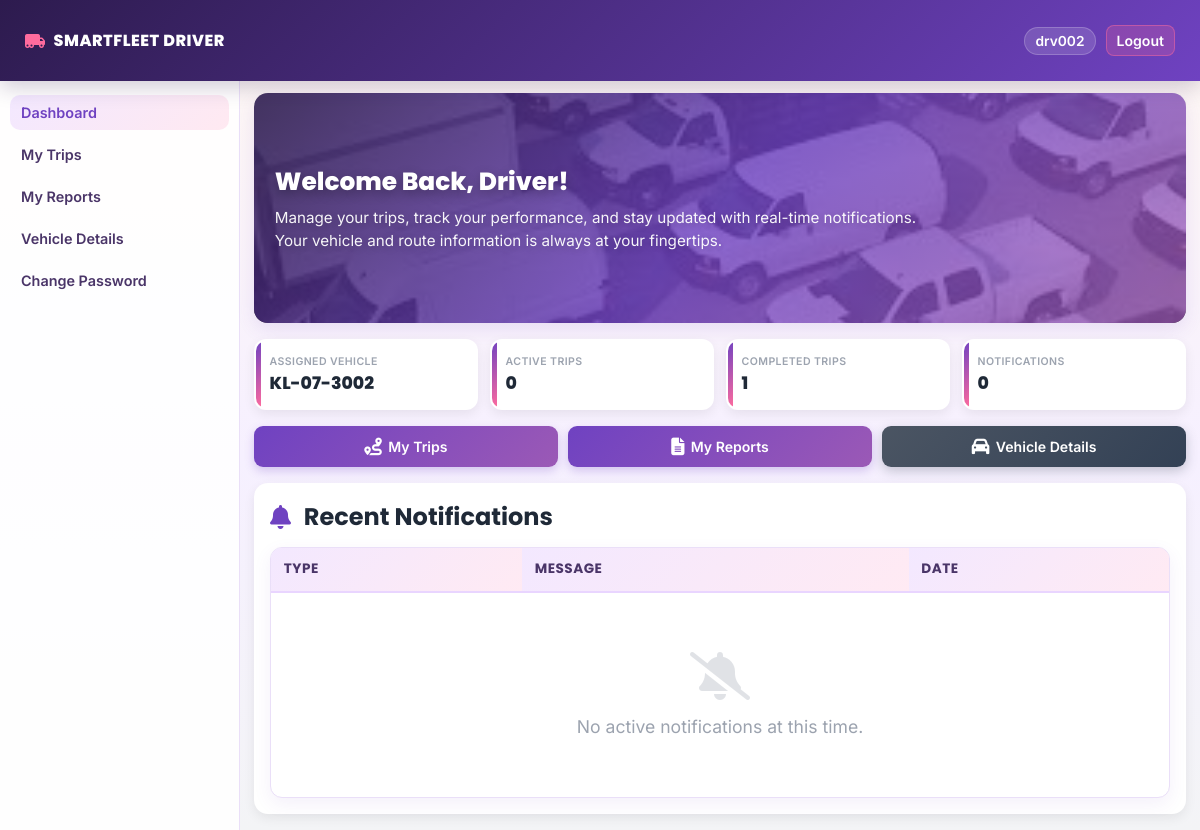
The page /driver/home/ (signed in) on the database as committed earlier.
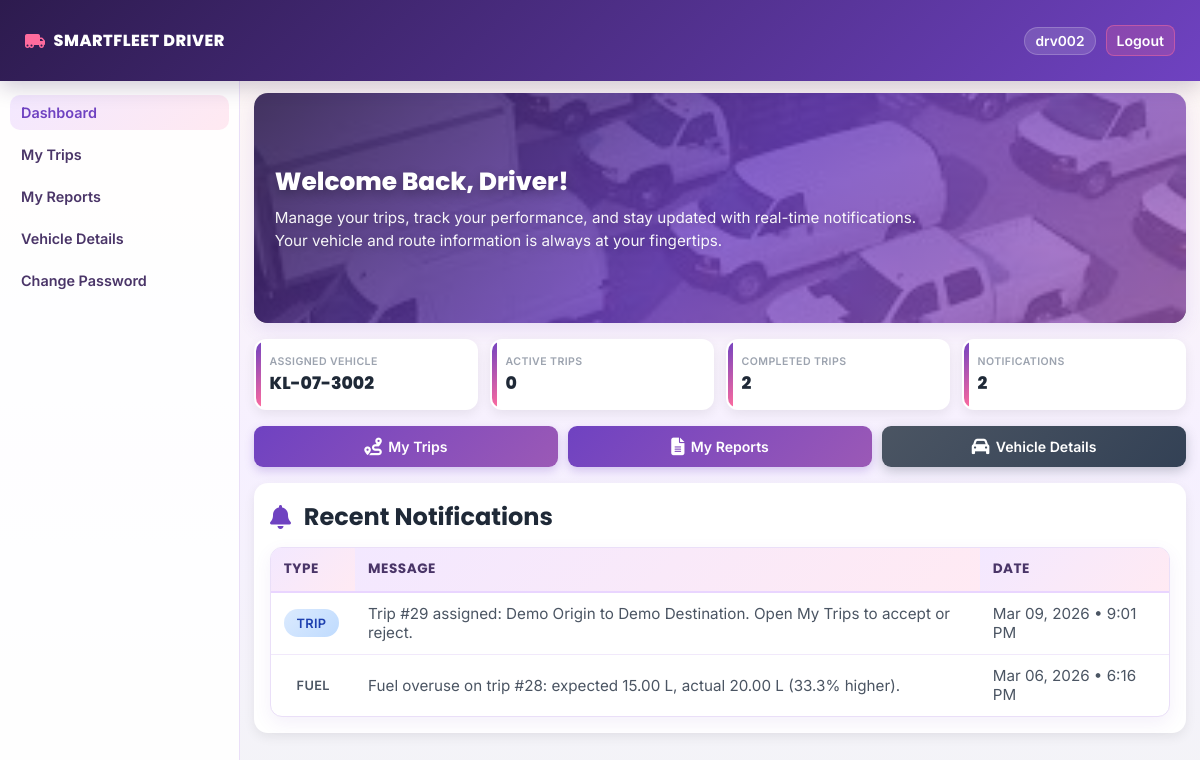
The same page on the database as committed later.
### s_fleet/models.py (models this page shows, shortened)
class Registration(models.Model):
    password = models.CharField(max_length=200, null=True)
    user_role = models.CharField(max_length=200, null=True)
    user = models.OneToOneField(User, on_delete=models.CASCADE, null=True)

class Vehicle(models.Model):
    STATUS_AVAILABLE = "available"
    STATUS_ASSIGNED = "assigned"
    STATUS_IN_TRIP = "in_trip"
    STATUS_MAINTENANCE = "maintenance"
    STATUS_MAINT_REQUIRED = "maintenance_required"
    STATUS_CHOICES = [
        (STATUS_AVAILABLE, "Available"),
        (STATUS_ASSIGNED, "Assigned"),
        (STATUS_IN_TRIP, "In Trip"),
        (STATUS_MAINTENANCE, "Maintenance"),
        (STATUS_MAINT_REQUIRED, "Maintenance Required"),
    ]
    plate_number = models.CharField(max_length=30, unique=True)
    year_of_manufacture = models.PositiveIntegerField(blank=True, null=True)
    model_name = models.CharField(max_length=100)
    vehicle_type = models.CharField(max_length=80, blank=True, null=True)
    load_capacity = models.FloatField(blank=True, null=True)
    usage_hours = models.FloatField(default=0)
    battery_status = models.FloatField(blank=True, null=True)
    status = models.CharField(max_length=30, choices=STATUS_CHOICES, default=STATUS_AVAILABLE)
    created_at = models.DateTimeField(auto_now_add=True)
    updated_at = models.DateTimeField(auto_now=True)

class Alert(models.Model):
    TYPE_MAINTENANCE = "maintenance"
    TYPE_TRIP = "trip"
    TYPE_DRIVER_RISK = "driver_risk"
    TYPE_CHOICES = [
        (TYPE_MAINTENANCE, "Maintenance"),
        (TYPE_TRIP, "Trip"),
        (TYPE_DRIVER_RISK, "Driver Risk"),
    ]
    SEVERITY_LOW = "low"
    SEVERITY_MEDIUM = "medium"
    SEVERITY_HIGH = "high"
    SEVERITY_CHOICES = [
        (SEVERITY_LOW, "Low"),
        (SEVERITY_MEDIUM, "Medium"),
        (SEVERITY_HIGH, "High"),
    ]
    alert_type = models.CharField(max_length=20, choices=TYPE_CHOICES)
    severity = models.CharField(max_length=10, choices=SEVERITY_CHOICES, default=SEVERITY_MEDIUM)
    title = models.CharField(max_length=120)
    message = models.TextField()
    vehicle = models.ForeignKey(Vehicle, on_delete=models.SET_NULL, blank=True, null=True, related_name="alerts")
    driver = models.ForeignKey(Driver, on_delete=models.SET_NULL, blank=True, null=True, related_name="alerts")
    trip = models.ForeignKey(Trip, on_delete=models.SET_NULL, blank=True, null=True, related_name="alerts")
    prediction = models.ForeignKey(
        PredictionResult,
        on_delete=models.SET_NULL,
        blank=True,
        null=True,
        related_name="alerts",
    )
    is_resolved = models.BooleanField(default=False)
    created_at = models.DateTimeField(auto_now_add=True)
    resolved_at = models.DateTimeField(blank=True, null=True)

### s_fleet/decorators.py (the view)
        def wrapper(request, *args, **kwargs):
            reg_id = request.session.get('reg_id')
            reg = Registration.objects.filter(id=reg_id).first()
            if reg and reg.user_role == required_role:
                return view_func(request, *args, **kwargs)
            else:
                messages.error(request, "⚠️ You do not have permission to access this page.")
                return redirect('home')

### templates/driver_home.html (shortened to what this page needs)
{% extends "base_driver.html" %}
{% load static %}
{% block content %}
    <section class="hero-section">
        <div class="hero-content">
            <h2>Welcome Back, Driver!</h2>
            <p>Manage your trips, track your performance, and stay updated with real-time notifications. Your vehicle and route information is always at your fingertips.</p>
        </div>
    </section>
    <div class="stats-grid">
        <div class="stat-card">
            <h3>Assigned Vehicle</h3>
            <p>
                {% if assigned_vehicle %}
                    {{ assigned_vehicle.plate_number }}
                {% else %}
                    Not Assigned
                {% endif %}
            </p>
        </div>
        <div class="stat-card">
            <h3>Active Trips</h3>
            <p>{{ active_trips }}</p>
        </div>
        <div class="stat-card">
            <h3>Completed Trips</h3>
            <p>{{ completed_trips }}</p>
        </div>
        <div class="stat-card">
            <h3>Notifications</h3>
            <p>{{ notifications_count }}</p>
        </div>
</div>
    <div class="actions-grid">
        <a class="action-btn" href="{% url 'driver_trips' %}">
            <i class="fas fa-route"></i>
            My Trips
        </a>
        <a class="action-btn" href="{% url 'driver_completed_trips' %}">
            <i class="fas fa-file-alt"></i>
            My Reports
        </a>
        <a class="action-btn secondary" href="{% url 'driver_vehicle_detail' %}">
            <i class="fas fa-car"></i>
            Vehicle Details
        </a>
</div>
    <div class="notifications-section">
        <h3 class="section-title">
            <i class="fas fa-bell"></i>
            Recent Notifications
        </h3>
        <table class="modern-table">
            <thead>
                <tr>
                    <th>Type</th>
                    <th>Message</th>
                    <th>Date</th>
                </tr>
            </thead>
            <tbody>
                {% for item in notifications %}
                <tr>
                    <td>
                        <span class="badge type-{{ item.alert_type }}">
                            {{ item.get_alert_type_display }}
                        </span>
                    </td>
                    <td>{{ item.message }}</td>
                    <td>{{ item.created_at|date:"M d, Y • g:i A" }}</td>
                </tr>
                {% empty %}
                <tr>
                    <td colspan="3">
                        <div class="empty-state">
                            <i class="fas fa-bell-slash"></i>
                            <p>No active notifications at this time.</p>
                        </div>
                    </td>
                </tr>
                {% endfor %}
            </tbody>
        </table>
    </div>
{% endblock %}

### templates/base_driver.html (shortened to what this page needs)
{% load static %}
<!DOCTYPE html>
<html lang="en">
<head>
    <link rel="stylesheet" href="https://cdnjs.cloudflare.com/ajax/libs/font-awesome/6.5.0/css/all.min.css">
</head>
<body>
    <div class="top">
        <div class="brand"><i class="fas fa-truck-moving"></i>SMARTFLEET Driver</div>
        <div class="top-right">
            {% if reg and reg.user %}<span class="user-chip">{{ reg.user.username }}</span>{% endif %}
            <a href="{% url 'logout' %}" class="logout-link">Logout</a>
        </div>
    </div>
    <div class="layout">
        <aside class="sidebar">
            <a href="{% url 'driver_home' %}" class="{% if request.resolver_match.url_name == 'driver_home' %}active{% endif %}">Dashboard</a>
            <a href="{% url 'driver_trips' %}" class="{% if request.resolver_match.url_name == 'driver_trips' %}active{% endif %}">My Trips</a>
            <a href="{% url 'driver_completed_trips' %}" class="{% if request.resolver_match.url_name == 'driver_completed_trips' %}active{% endif %}">My Reports</a>
            <a href="{% url 'driver_vehicle_detail' %}" class="{% if request.resolver_match.url_name == 'driver_vehicle_detail' %}active{% endif %}">Vehicle Details</a>
            <a href="{% url 'change_password' %}" class="{% if request.resolver_match.url_name == 'change_password' %}active{% endif %}">Change Password</a>
        </aside>
        <main class="main">
            {% block content %}{% endblock %}
        </main>
    </div>
</body>
</html>

### templates/base_driver.html (style rules this page uses)
* { margin: 0; padding: 0; box-sizing: border-box; }
body { font-family: 'Inter', sans-serif; background: linear-gradient(180deg, #fff8f3 0%, #f6f0ff 55%, #f3f4f6 100%); color: #2d1b4e; }
.top { background: linear-gradient(135deg, #2d1b4e 0%, #6f42c1 100%); color: #fff; padding: 25px 25px; display: flex; justify-content: space-between; align-items: center; position: sticky; top: 0; z-index: 100; box-shadow: 0 6px 20px rgba(45, 27, 78, 0.22); }
.brand { font-family: 'Poppins', sans-serif; font-weight: 800; letter-spacing: .5px; text-transform: uppercase; display: flex; align-items: center; gap: 8px; font-size: 1rem; }
.brand i { color: #ff6b9d; }
.top-right { display: flex; align-items: center; gap: 10px; }
.user-chip { background: rgba(255,255,255,.14); border: 1px solid rgba(255,255,255,.2); border-radius: 999px; padding: 5px 10px; font-size: .86rem; font-weight: 600; }
.logout-link { color: #fff; text-decoration: none; font-weight: 600; font-size: .88rem; background: rgba(255, 107, 157, 0.22); border: 1px solid rgba(255, 107, 157, 0.45); padding: 6px 10px; border-radius: 8px; }
.layout { display: grid; grid-template-columns: 240px 1fr; min-height: calc(100vh - 52px); }
.sidebar { background: rgba(255, 255, 255, 0.9); border-right: 1px solid #eadff8; padding: 14px 10px; }
.sidebar a { display: block; padding: 9px 11px; color: #4a3568; text-decoration: none; border-radius: 10px; margin-bottom: 7px; font-weight: 600; font-size: 0.9rem; }
.sidebar a:hover, .sidebar a.active { background: linear-gradient(135deg, #f3e8ff 0%, #ffe9f1 100%); color: #6f42c1; }
.main { padding: 12px 14px 16px; }
table { width: 100%; border-collapse: separate; border-spacing: 0; background: rgba(255, 255, 255, 0.97); border: 1px solid #eadff8; border-radius: 12px; overflow: hidden; box-shadow: 0 6px 18px rgba(111, 66, 193, 0.08); }
th { background: linear-gradient(135deg, #f3e8ff 0%, #ffeaf3 100%); color: #4a3568; font-family: 'Poppins', sans-serif; font-size: .8rem; text-transform: uppercase; letter-spacing: .4px; }
th, td { padding: 9px 10px; border-bottom: 1px solid #f1e9fb; text-align: left; font-size: .9rem; }
tr:last-child td { border-bottom: 0; }

Rows that differ between the two databases and show on the page:
added Alert: alert_type "TRIP", message "Trip #29 assigned: Demo Origin to Demo Destination. Open My Trips to accept or reject.", created_at "Mar 09, 2026 • 9:01 PM"
added Alert: alert_type "FUEL", message "Fuel overuse on trip #28: expected 15.00 L, actual 20.00 L (33.3% higher).", created_at "Mar 06, 2026 • 6:16 PM"
Other text that changed with them:
{{ completed_trips }}: "1" → "2"
{{ notifications_count }}: "0" → "2"
text no longer shown: "No active notifications at this time."
